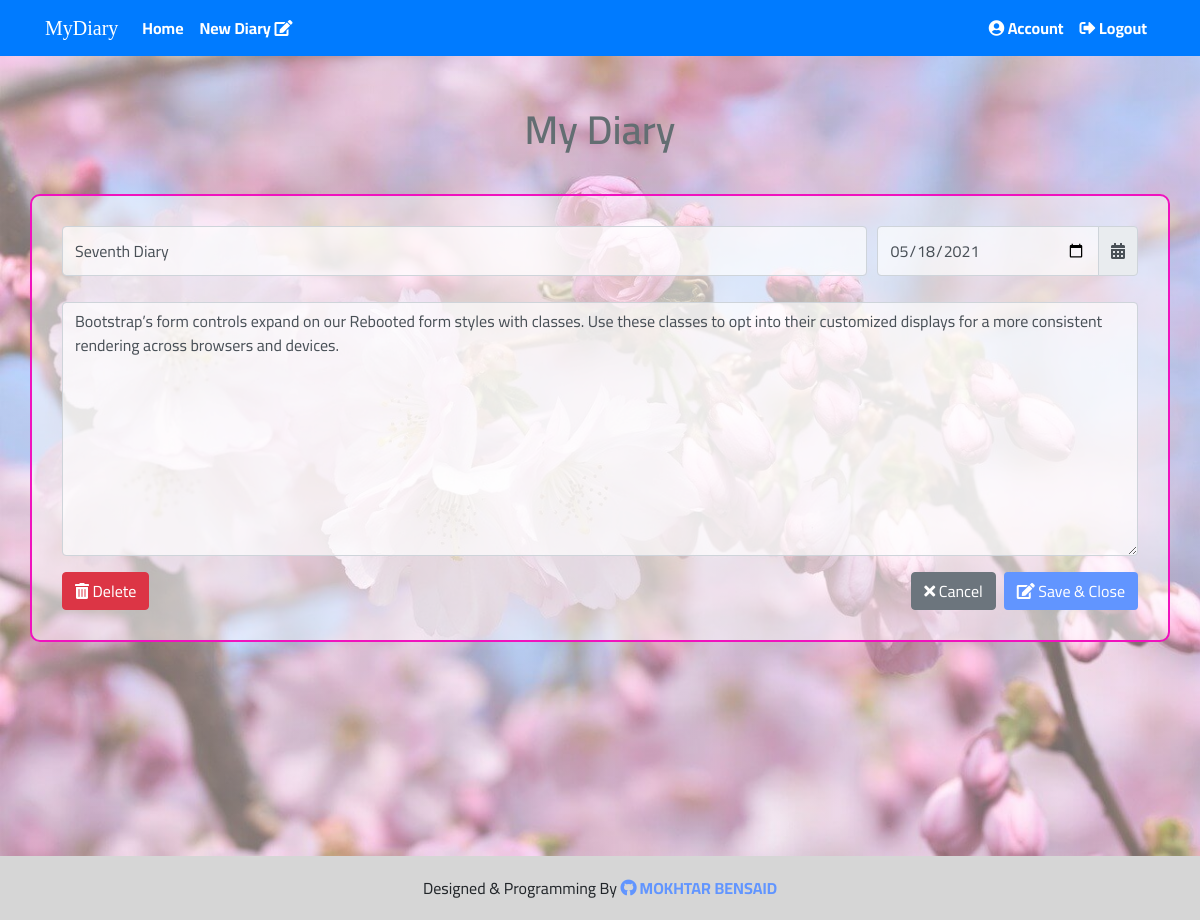
/diary.php?diaryid=9 (signed in), run on the app's committed database.
### tables this page shows
CREATE TABLE `diaries` (
  `id` int(11) NOT NULL,
  `user_id` int(11) NOT NULL,
  `title` varchar(255) NOT NULL DEFAULT 'title',
  `content` text NOT NULL,
  `date` date NOT NULL,
  `time` time NOT NULL
);

### diary.php (the view, shortened to what this page needs)
<?php
include 'initial.php';
include $templates.'navbar.php';
 $diaryid = isset($_GET['diaryid']) && is_numeric($_GET['diaryid']) ? intval($_GET['diaryid']) :0 ;
 $stmt = $conn->prepare("SELECT * FROM diaries WHERE id = $diaryid");
 $stmt->execute();
 $row = $stmt->fetch();
?>
<div class="new-diary">
	<div class="container">
		<h1 class="text-center custom-title">My Diary</h1>
		<div class="row">
			<div class="new-diary-box">
				<form class="new-diary-form" method="POST" action="<?php echo $_SERVER['PHP_SELF'] ?>">
				  <div class="form-row">
				    <div class="col-md-9">
				      <input type="text" name="title" class="form-control" value="<?php echo $row['title'] ?>" placeholder="Title">
				    </div>
				    <div class="col-md-3">
				      <div class="input-group mb-3">
						  <input type="date" class="form-control" value="<?php echo $row['date'] ?>" name="date">
						  <div class="input-group-append">
						    <span class="input-group-text"><i class="fas fa-calendar-alt"></i></span>
						  </div>
						</div>
				    </div>
				  </div>
				  <div class="form-group">
				  	<textarea class="form-control" rows="10" name="content" ><?php echo $row['content'] ?></textarea>
				  </div>
				  <button type="button" class="btn btn-danger"><a href="includes/actions/delete-diary.php?diaryid=<?php echo $diaryid ?>"><i class="fas fa-trash-alt"></i> Delete</a></button>
				  <button type="submit" class="btn custom-btn float-right"><i class="fas fa-edit"></i> Save & Close</button>
				  <button type="button" class="btn btn-secondary float-right mr-2"><a href="index.php"><i class="fas fa-times"></i> Cancel</a></button>
				</form>
		    </div>
		</div>
	</div>
</div>
<?php
include $templates.'footer.php';
?>

### themes/css/style.css (style rules this page uses)
body { font-family: 'Cairo', sans-serif; }
button a, button a:hover { color: #fff; text-decoration: none; }
.custom-title { padding-top: 50px; color: #636e72; font-family: 'Cairo', sans-serif; font-weight: 600; margin-bottom: 20px }
.custom-btn { background-color: #6195ff; color: #fff; }
.new-diary { background:linear-gradient(rgba(255, 250, 250, 0.43),rgba(255, 250, 250, 0.43)),url(../images/background11.jpg); background-repeat: no-repeat; background-size: cover; min-height: 100vh }
.new-diary .new-diary-box { width: 1200px; margin: 20px auto; padding: 30px; border: 2px solid #F012BE; background-color: #ffffff80; border-radius: 10px }
.new-diary .new-diary-form .input-group-text, .new-diary .new-diary-form input { margin-bottom: 10px; height: 50px; }
.new-diary .new-diary-form input, .new-diary .new-diary-form textarea { background-color: #ffffffad }

### data on the page
diaries: title "Seventh Diary", date "05/18/2021", content "Bootstrap’s form controls expand on our Rebooted form styles with classes. Use these classes to opt into their customized displays for a more consistent rendering across browsers and devices."
